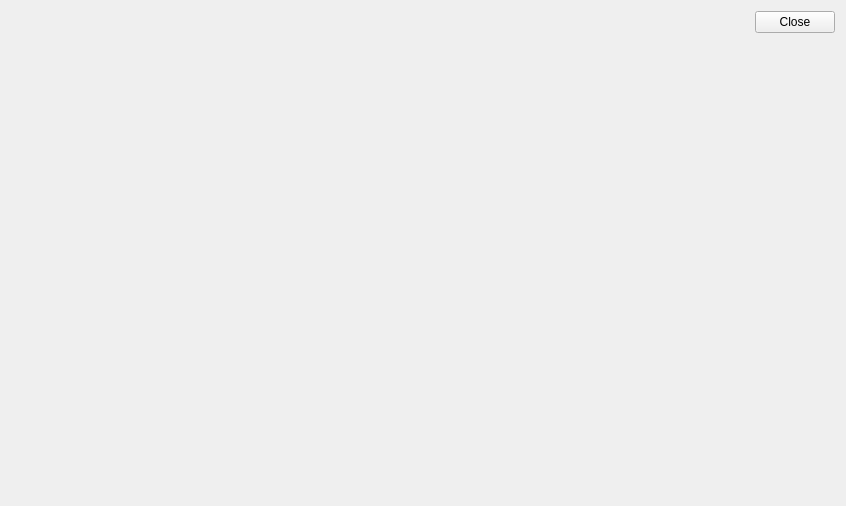
<?xml version="1.0" encoding="UTF-8"?>
<ui version="4.0">
 <class>MainWindow</class>
 <widget class="QMainWindow" name="MainWindow">
  <property name="enabled">
   <bool>true</bool>
  </property>
  <property name="geometry">
   <rect>
    <x>0</x>
    <y>0</y>
    <width>846</width>
    <height>506</height>
   </rect>
  </property>
  <property name="windowTitle">
   <string>SceneWidgets Demo</string>
  </property>
  <property name="iconSize">
   <size>
    <width>24</width>
    <height>24</height>
   </size>
  </property>
  <widget class="QWidget" name="centralWidget">
   <property name="sizePolicy">
    <sizepolicy hsizetype="Expanding" vsizetype="Expanding">
     <horstretch>0</horstretch>
     <verstretch>0</verstretch>
    </sizepolicy>
   </property>
   <property name="locale">
    <locale language="English" country="UnitedStates"/>
   </property>
   <layout class="QHBoxLayout" name="horizontalLayout">
    <item>
     <widget class="Qi::SceneWidget" name="sceneWidget" native="true"/>
    </item>
    <item>
     <layout class="QVBoxLayout" name="verticalLayout">
      <property name="sizeConstraint">
       <enum>QLayout::SetDefaultConstraint</enum>
      </property>
      <item>
       <widget class="QPushButton" name="pushButton">
        <property name="sizePolicy">
         <sizepolicy hsizetype="Fixed" vsizetype="Fixed">
          <horstretch>0</horstretch>
          <verstretch>0</verstretch>
         </sizepolicy>
        </property>
        <property name="text">
         <string>Close</string>
        </property>
       </widget>
      </item>
      <item>
       <spacer name="verticalSpacer">
        <property name="orientation">
         <enum>Qt::Vertical</enum>
        </property>
        <property name="sizeType">
         <enum>QSizePolicy::Expanding</enum>
        </property>
        <property name="sizeHint" stdset="0">
         <size>
          <width>20</width>
          <height>40</height>
         </size>
        </property>
       </spacer>
      </item>
     </layout>
    </item>
   </layout>
  </widget>
 </widget>
 <layoutdefault spacing="6" margin="11"/>
 <customwidgets>
  <customwidget>
   <class>Qi::SceneWidget</class>
   <extends>QWidget</extends>
   <header>widgets/SceneWidget.h</header>
   <container>1</container>
  </customwidget>
 </customwidgets>
 <resources/>
 <connections/>
</ui>
